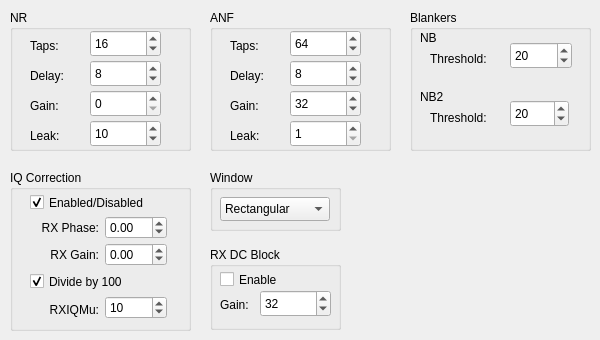
     <widget class="QWidget" name="options">
      <attribute name="title">
       <string>Options</string>
      </attribute>
      <widget class="QGroupBox" name="groupBox_4">
       <property name="geometry">
        <rect>
         <x>210</x>
         <y>10</y>
         <width>181</width>
         <height>141</height>
        </rect>
       </property>
       <property name="title">
        <string>ANF</string>
       </property>
       <widget class="QLabel" name="label_17">
        <property name="geometry">
         <rect>
          <x>20</x>
          <y>27</y>
          <width>62</width>
          <height>17</height>
         </rect>
        </property>
        <property name="text">
         <string>Taps:</string>
        </property>
       </widget>
       <widget class="QLabel" name="label_18">
        <property name="geometry">
         <rect>
          <x>20</x>
          <y>57</y>
          <width>62</width>
          <height>17</height>
         </rect>
        </property>
        <property name="text">
         <string>Delay:</string>
        </property>
       </widget>
       <widget class="QLabel" name="label_19">
        <property name="geometry">
         <rect>
          <x>20</x>
          <y>87</y>
          <width>62</width>
          <height>17</height>
         </rect>
        </property>
        <property name="text">
         <string>Gain:</string>
        </property>
       </widget>
       <widget class="QLabel" name="label_20">
        <property name="geometry">
         <rect>
          <x>20</x>
          <y>117</y>
          <width>62</width>
          <height>17</height>
         </rect>
        </property>
        <property name="text">
         <string>Leak:</string>
        </property>
       </widget>
       <widget class="QSpinBox" name="anfTapsSpinBox">
        <property name="geometry">
         <rect>
          <x>80</x>
          <y>20</y>
          <width>71</width>
          <height>27</height>
         </rect>
        </property>
        <property name="value">
         <number>64</number>
        </property>
       </widget>
       <widget class="QSpinBox" name="anfDelaySpinBox">
        <property name="geometry">
         <rect>
          <x>80</x>
          <y>50</y>
          <width>71</width>
          <height>27</height>
         </rect>
        </property>
        <property name="value">
         <number>8</number>
        </property>
       </widget>
       <widget class="QSpinBox" name="anfGainSpinBox">
        <property name="geometry">
         <rect>
          <x>80</x>
          <y>80</y>
          <width>71</width>
          <height>27</height>
         </rect>
        </property>
        <property name="minimum">
         <number>1</number>
        </property>
        <property name="maximum">
         <number>9999</number>
        </property>
        <property name="value">
         <number>32</number>
        </property>
       </widget>
       <widget class="QSpinBox" name="anfLeakSpinBox">
        <property name="geometry">
         <rect>
          <x>80</x>
          <y>110</y>
          <width>71</width>
          <height>27</height>
         </rect>
        </property>
        <property name="minimum">
         <number>1</number>
        </property>
        <property name="maximum">
         <number>1000</number>
        </property>
       </widget>
      </widget>
      <widget class="QGroupBox" name="groupBox_3">
       <property name="geometry">
        <rect>
         <x>10</x>
         <y>10</y>
         <width>181</width>
         <height>141</height>
        </rect>
       </property>
       <property name="title">
        <string>NR</string>
       </property>
       <widget class="QLabel" name="label_13">
        <property name="geometry">
         <rect>
          <x>20</x>
          <y>27</y>
          <width>62</width>
          <height>17</height>
         </rect>
        </property>
        <property name="text">
         <string>Taps:</string>
        </property>
       </widget>
       <widget class="QLabel" name="label_14">
        <property name="geometry">
         <rect>
          <x>20</x>
          <y>57</y>
          <width>62</width>
          <height>17</height>
         </rect>
        </property>
        <property name="text">
         <string>Delay:</string>
        </property>
       </widget>
       <widget class="QLabel" name="label_15">
        <property name="geometry">
         <rect>
          <x>20</x>
          <y>87</y>
          <width>62</width>
          <height>17</height>
         </rect>
        </property>
        <property name="text">
         <string>Gain:</string>
        </property>
       </widget>
       <widget class="QLabel" name="label_16">
        <property name="geometry">
         <rect>
          <x>20</x>
          <y>117</y>
          <width>62</width>
          <height>17</height>
         </rect>
        </property>
        <property name="text">
         <string>Leak:</string>
        </property>
       </widget>
       <widget class="QSpinBox" name="nrTapsSpinBox">
        <property name="geometry">
         <rect>
          <x>80</x>
          <y>20</y>
          <width>71</width>
          <height>27</height>
         </rect>
        </property>
        <property name="minimum">
         <number>1</number>
        </property>
        <property name="maximum">
         <number>9999</number>
        </property>
        <property name="value">
         <number>16</number>
        </property>
       </widget>
       <widget class="QSpinBox" name="nrDelaySpinBox">
        <property name="geometry">
         <rect>
          <x>80</x>
          <y>50</y>
          <width>71</width>
          <height>27</height>
         </rect>
        </property>
        <property name="value">
         <number>8</number>
        </property>
       </widget>
       <widget class="QSpinBox" name="nrGainSpinBox">
        <property name="geometry">
         <rect>
          <x>80</x>
          <y>80</y>
          <width>71</width>
          <height>27</height>
         </rect>
        </property>
       </widget>
       <widget class="QSpinBox" name="nrLeakSpinBox">
        <property name="geometry">
         <rect>
          <x>80</x>
          <y>110</y>
          <width>71</width>
          <height>27</height>
         </rect>
        </property>
        <property name="minimum">
         <number>1</number>
        </property>
        <property name="maximum">
         <number>1000</number>
        </property>
        <property name="value">
         <number>10</number>
        </property>
       </widget>
      </widget>
      <widget class="QGroupBox" name="groupBox_7">
       <property name="geometry">
        <rect>
         <x>210</x>
         <y>170</y>
         <width>131</width>
         <height>61</height>
        </rect>
       </property>
       <property name="title">
        <string>Window</string>
       </property>
       <widget class="QComboBox" name="windowComboBox">
        <property name="geometry">
         <rect>
          <x>10</x>
          <y>27</y>
          <width>110</width>
          <height>24</height>
         </rect>
        </property>
        <property name="currentIndex">
         <number>0</number>
        </property>
        <item>
         <property name="text">
          <string>Rectangular</string>
         </property>
        </item>
        <item>
         <property name="text">
          <string>Hanning</string>
         </property>
        </item>
        <item>
         <property name="text">
          <string>Welch</string>
         </property>
        </item>
        <item>
         <property name="text">
          <string>Parzen</string>
         </property>
        </item>
        <item>
         <property name="text">
          <string>Bartlett</string>
         </property>
        </item>
        <item>
         <property name="text">
          <string>Hamming</string>
         </property>
        </item>
        <item>
         <property name="text">
          <string>Blackman2</string>
         </property>
        </item>
        <item>
         <property name="text">
          <string>Blackman3</string>
         </property>
        </item>
        <item>
         <property name="text">
          <string>Blackman4</string>
         </property>
        </item>
        <item>
         <property name="text">
          <string>Exponential</string>
         </property>
        </item>
        <item>
         <property name="text">
          <string>Riemann</string>
         </property>
        </item>
        <item>
         <property name="text">
          <string>Blkharris</string>
         </property>
        </item>
        <item>
         <property name="text">
          <string>Nuttall</string>
         </property>
        </item>
       </widget>
      </widget>
      <widget class="QGroupBox" name="groupBox_8">
       <property name="geometry">
        <rect>
         <x>210</x>
         <y>247</y>
         <width>131</width>
         <height>83</height>
        </rect>
       </property>
       <property name="title">
        <string>RX DC Block</string>
       </property>
       <widget class="QCheckBox" name="rxDCBlockCheckBox">
        <property name="geometry">
         <rect>
          <x>10</x>
          <y>22</y>
          <width>81</width>
          <height>21</height>
         </rect>
        </property>
        <property name="text">
         <string>Enable</string>
        </property>
       </widget>
       <widget class="QLabel" name="label_40">
        <property name="geometry">
         <rect>
          <x>10</x>
          <y>50</y>
          <width>38</width>
          <height>16</height>
         </rect>
        </property>
        <property name="text">
         <string>Gain:</string>
        </property>
       </widget>
       <widget class="QSpinBox" name="rxDCBlkGainSpinBox">
        <property name="geometry">
         <rect>
          <x>50</x>
          <y>43</y>
          <width>71</width>
          <height>27</height>
         </rect>
        </property>
        <property name="minimum">
         <number>1</number>
        </property>
        <property name="maximum">
         <number>9999</number>
        </property>
        <property name="value">
         <number>32</number>
        </property>
       </widget>
      </widget>
      <widget class="QGroupBox" name="groupBox_6">
       <property name="geometry">
        <rect>
         <x>10</x>
         <y>170</y>
         <width>181</width>
         <height>161</height>
        </rect>
       </property>
       <property name="title">
        <string>IQ Correction</string>
       </property>
       <widget class="QCheckBox" name="RxIQcheckBox">
        <property name="geometry">
         <rect>
          <x>20</x>
          <y>20</y>
          <width>151</width>
          <height>25</height>
         </rect>
        </property>
        <property name="text">
         <string>Enabled/Disabled</string>
        </property>
        <property name="checked">
         <bool>true</bool>
        </property>
       </widget>
       <widget class="QSpinBox" name="RxIQspinBox">
        <property name="geometry">
         <rect>
          <x>95</x>
          <y>126</y>
          <width>62</width>
          <height>23</height>
         </rect>
        </property>
        <property name="minimum">
         <number>-10</number>
        </property>
        <property name="maximum">
         <number>100</number>
        </property>
        <property name="singleStep">
         <number>2</number>
        </property>
        <property name="value">
         <number>10</number>
        </property>
       </widget>
       <widget class="QLabel" name="label_33">
        <property name="geometry">
         <rect>
          <x>20</x>
          <y>130</y>
          <width>69</width>
          <height>19</height>
         </rect>
        </property>
        <property name="text">
         <string>RXIQMu:</string>
        </property>
        <property name="alignment">
         <set>Qt::AlignRight|Qt::AlignTrailing|Qt::AlignVCenter</set>
        </property>
       </widget>
       <widget class="QCheckBox" name="RxIQdivCheckBox">
        <property name="geometry">
         <rect>
          <x>20</x>
          <y>99</y>
          <width>151</width>
          <height>25</height>
         </rect>
        </property>
        <property name="text">
         <string>Divide by 100</string>
        </property>
        <property name="checked">
         <bool>true</bool>
        </property>
       </widget>
       <widget class="QDoubleSpinBox" name="rxIQPhaseSpinBox">
        <property name="geometry">
         <rect>
          <x>95</x>
          <y>46</y>
          <width>62</width>
          <height>23</height>
         </rect>
        </property>
        <property name="minimum">
         <double>-99.000000000000000</double>
        </property>
       </widget>
       <widget class="QLabel" name="label_38">
        <property name="geometry">
         <rect>
          <x>20</x>
          <y>50</y>
          <width>69</width>
          <height>15</height>
         </rect>
        </property>
        <property name="text">
         <string>RX Phase:</string>
        </property>
        <property name="alignment">
         <set>Qt::AlignRight|Qt::AlignTrailing|Qt::AlignVCenter</set>
        </property>
       </widget>
       <widget class="QDoubleSpinBox" name="rxIQGainSpinBox">
        <property name="geometry">
         <rect>
          <x>95</x>
          <y>73</y>
          <width>62</width>
          <height>23</height>
         </rect>
        </property>
        <property name="minimum">
         <double>-99.000000000000000</double>
        </property>
       </widget>
       <widget class="QLabel" name="label_39">
        <property name="geometry">
         <rect>
          <x>20</x>
          <y>77</y>
          <width>69</width>
          <height>15</height>
         </rect>
        </property>
        <property name="text">
         <string>RX Gain:</string>
        </property>
        <property name="alignment">
         <set>Qt::AlignRight|Qt::AlignTrailing|Qt::AlignVCenter</set>
        </property>
       </widget>
      </widget>
      <widget class="QGroupBox" name="groupBox_5">
       <property name="geometry">
        <rect>
         <x>410</x>
         <y>10</y>
         <width>181</width>
         <height>141</height>
        </rect>
       </property>
       <property name="title">
        <string>Blankers</string>
       </property>
       <widget class="QLabel" name="label_23">
        <property name="geometry">
         <rect>
          <x>20</x>
          <y>40</y>
          <width>71</width>
          <height>17</height>
         </rect>
        </property>
        <property name="text">
         <string>Threshold:</string>
        </property>
       </widget>
       <widget class="QSpinBox" name="nbThresholdSpinBox">
        <property name="geometry">
         <rect>
          <x>100</x>
          <y>32</y>
          <width>62</width>
          <height>27</height>
         </rect>
        </property>
        <property name="minimum">
         <number>1</number>
        </property>
        <property name="maximum">
         <number>200</number>
        </property>
        <property name="value">
         <number>20</number>
        </property>
       </widget>
       <widget class="QLabel" name="label_26">
        <property name="geometry">
         <rect>
          <x>10</x>
          <y>78</y>
          <width>67</width>
          <height>17</height>
         </rect>
        </property>
        <property name="font">
         <font>
          <weight>50</weight>
          <bold>false</bold>
         </font>
        </property>
        <property name="text">
         <string>NB2</string>
        </property>
       </widget>
       <widget class="QLabel" name="label_27">
        <property name="geometry">
         <rect>
          <x>20</x>
          <y>99</y>
          <width>71</width>
          <height>17</height>
         </rect>
        </property>
        <property name="text">
         <string>Threshold:</string>
        </property>
       </widget>
       <widget class="QSpinBox" name="sdromThresholdSpinBox">
        <property name="geometry">
         <rect>
          <x>100</x>
          <y>90</y>
          <width>59</width>
          <height>27</height>
         </rect>
        </property>
        <property name="minimum">
         <number>1</number>
        </property>
        <property name="maximum">
         <number>200</number>
        </property>
        <property name="value">
         <number>20</number>
        </property>
       </widget>
       <widget class="QLabel" name="label_35">
        <property name="geometry">
         <rect>
          <x>10</x>
          <y>19</y>
          <width>67</width>
          <height>17</height>
         </rect>
        </property>
        <property name="font">
         <font>
          <weight>50</weight>
          <bold>false</bold>
         </font>
        </property>
        <property name="text">
         <string>NB</string>
        </property>
       </widget>
      </widget>
     </widget>
